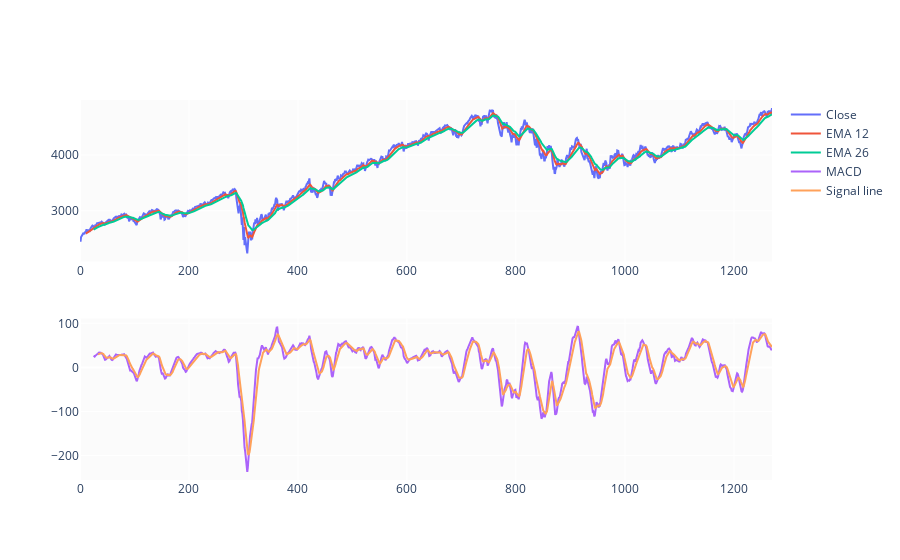

Source (notebook cell):
### Markdown cell above
## MACD

Moving Average Convergence Divergence (MACD) is an indicator which shows the relationship between two exponential moving averages i.e. 12-day and 26-day EMAs. We obtain MACD by substracting 26-day EMA (also called slow EMA) from the 12-day EMA (or fast EMA).

### Code cell
EMA_12 = pd.Series(df['Close'].ewm(span=12, min_periods=12).mean())
EMA_26 = pd.Series(df['Close'].ewm(span=26, min_periods=26).mean())
MACD = pd.Series(EMA_12 - EMA_26)
MACD_signal = pd.Series(MACD.ewm(span=9, min_periods=9).mean())

fig = make_subplots(rows=2, cols=1)
fig.add_trace(go.Scatter(x=df.Date, y=df.Close, name='Close'), row=1, col=1)
fig.add_trace(go.Scatter(x=df.Date, y=EMA_12, name='EMA 12'), row=1, col=1)
fig.add_trace(go.Scatter(x=df.Date, y=EMA_26, name='EMA 26'), row=1, col=1)
fig.add_trace(go.Scatter(x=df.Date, y=MACD, name='MACD'), row=2, col=1)
fig.add_trace(go.Scatter(x=df.Date, y=MACD_signal, name='Signal line'), row=2, col=1)
fig.show()

### Figure 1 — Plotly figure (JSON) as saved in the notebook; plotly's stock layout.template omitted (floating-point values rounded to 4 significant figures; data arrays with more than 128 entries replaced by an {"elided": "..."} marker saying what was removed)
{"data": [{"name": "Close", "type": "scatter", "x": {"elided": "1271 int values"}, "xaxis": "x", "y": {"elided": "1271 float values"}, "yaxis": "y"}, {"name": "EMA 12", "type": "scatter", "x": {"elided": "1271 int values"}, "xaxis": "x", "y": {"elided": "1271 float values"}, "yaxis": "y"}, {"name": "EMA 26", "type": "scatter", "x": {"elided": "1271 int values"}, "xaxis": "x", "y": {"elided": "1271 float values"}, "yaxis": "y"}, {"name": "MACD", "type": "scatter", "x": {"elided": "1271 int values"}, "xaxis": "x2", "y": {"elided": "1271 float values"}, "yaxis": "y2"}, {"name": "Signal line", "type": "scatter", "x": {"elided": "1271 int values"}, "xaxis": "x2", "y": {"elided": "1271 float values"}, "yaxis": "y2"}], "layout": {"xaxis": {"anchor": "y", "domain": [0, 1]}, "xaxis2": {"anchor": "y2", "domain": [0, 1]}, "yaxis": {"anchor": "x", "domain": [0.575, 1]}, "yaxis2": {"anchor": "x2", "domain": [0, 0.425]}}}
